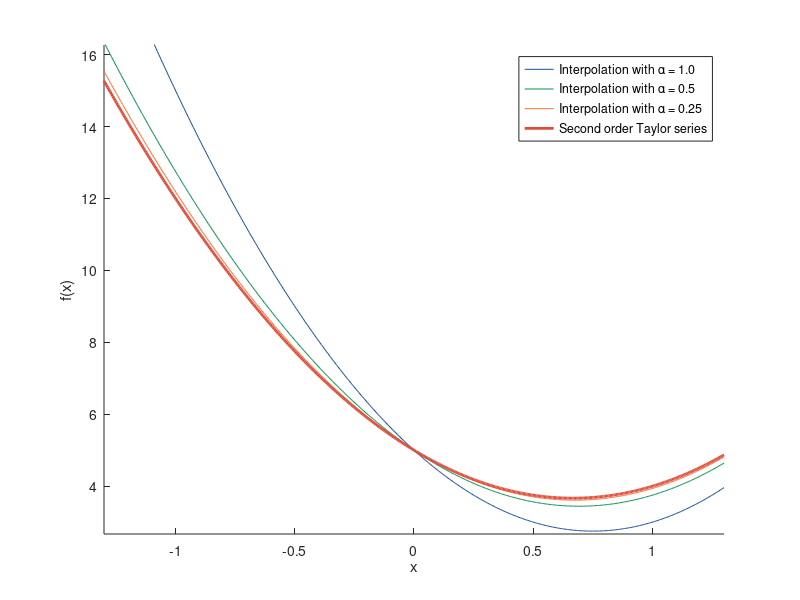

Write the MATLAB code that produced this figure.
function problem_2_a_approx()

% target function
% f = ezplot('x^4-2*x^2+3*x^2-4*x+5', [-2, 2])
% set(f, 'Color', 'red')
hold on;

space = [-1.3, 1.3]

% interpolation, alpha = 1
alpha = 1

A = [alpha*alpha, -alpha, 1; 0, 0, 1; alpha*alpha, alpha, 1]
B = [poly_f(-alpha); poly_f(0); poly_f(alpha)]

x = A\B

g5 = sprintf('(%f)*x^2+(%f)*x+(%f)', x(1), x(2), x(3))

h = ezplot(g5, space)
set(h, 'Color', [30/255.0, 78/255.0, 144/255.0])

% interpolation, alpha = 0.5
alpha = 0.5

A = [alpha*alpha, -alpha, 1; 0, 0, 1; alpha*alpha, alpha, 1]
B = [poly_f(-alpha); poly_f(0); poly_f(alpha)]

x = A\B

g5 = sprintf('(%f)*x^2+(%f)*x+(%f)', x(1), x(2), x(3))


h = ezplot(g5, space)
set(h, 'Color', [8/255.0, 144/255.0, 76/255.0])

% interpolation, alpha = 0.25
alpha = 0.25

A = [alpha*alpha, -alpha, 1; 0, 0, 1; alpha*alpha, alpha, 1]
B = [poly_f(-alpha); poly_f(0); poly_f(alpha)]

x = A\B

g5 = sprintf('(%f)*x^2+(%f)*x+(%f)', x(1), x(2), x(3))

h = ezplot(g5, space)
set(h, 'Color', [255/255.0, 109/255.0, 51/255.0])

% taylor (Newton)
g = ezplot('3*x^2-4*x+5', space)
set(g, 'Color', [221/255.0, 75/255.0, 57/255.0], 'LineWidth', 2)

title('')
xlabel('x')
ylabel('f(x)')

legend('Interpolation with \alpha = 1.0', 'Interpolation with \alpha = 0.5', 'Interpolation with \alpha = 0.25', 'Second order Taylor series')
end


function val = poly_f(x)
    val = x^4-2*x^3+3*x^2-4*x+5
end
